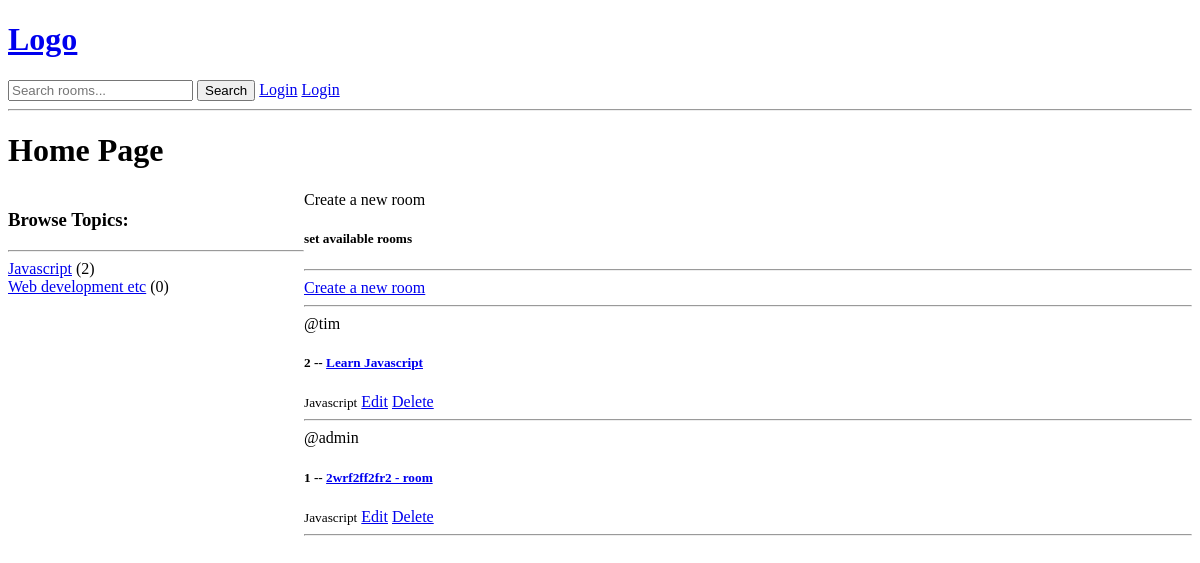
Before: / with the older database file.
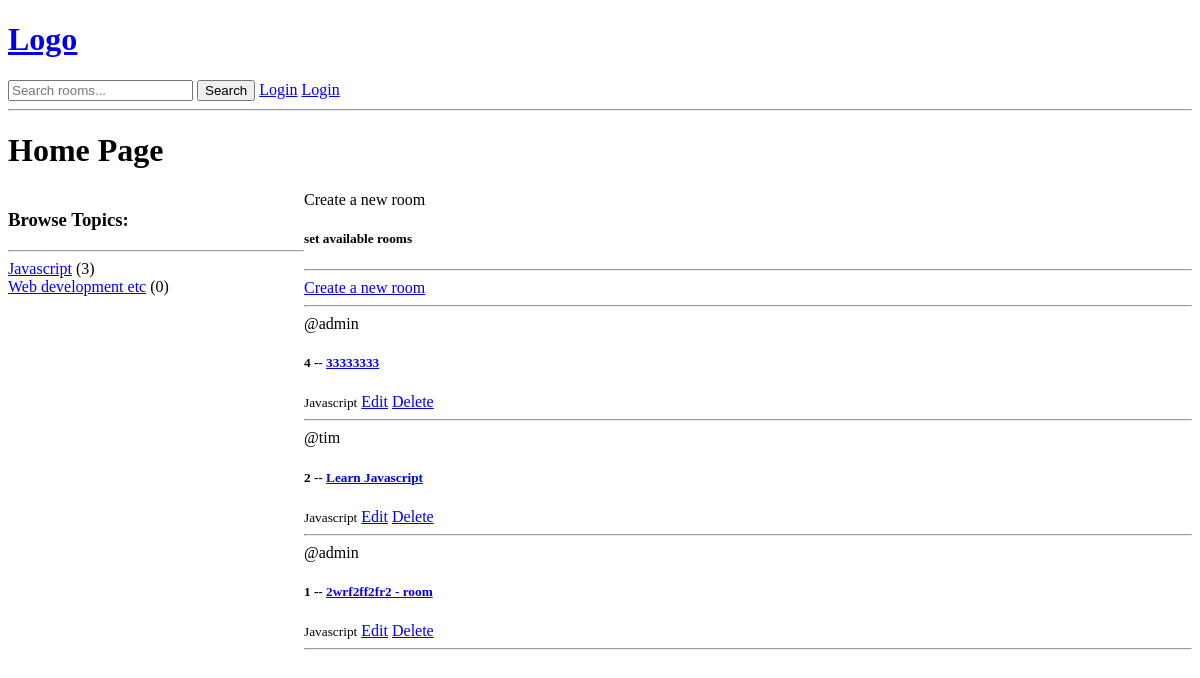
After: the same page with the newer database file.
### base/models.py (models this page shows, shortened)
class Topic(models.Model):
    name = models.CharField(max_length=200)

class Room(models.Model):
    host = models.ForeignKey(User, on_delete=models.SET_NULL, null=True)
    topic = models.ForeignKey(Topic, on_delete=models.SET_NULL, null=True)
    name = models.CharField(max_length=200)
    description = models.TextField(null=True, blank=True)
    updated = models.DateTimeField(auto_now=True)
    created = models.DateTimeField(auto_now_add=True)
    class Meta:
        ordering = ['-updated', '-created'] # Order by updated first, then created

### base/views.py (the view)
# urls.py: path('', views.home, name='home'),
def home(request):
    q = request.GET.get('q') if request.GET.get('q') != None else ''
    rooms = Room.objects.filter(
        Q(topic__name__icontains=q) |
        Q(name__icontains=q) |
        Q(description__icontains=q)
    )
    topics = Topic.objects.all()
    rooms_count = rooms.count()
    context = {'rooms': rooms, 'topics': topics, 'rooms_count': rooms_count}
    return render(request, 'base/home.html', context)

### base/templates/base/home.html (shortened to what this page needs)
{% extends 'main.html' %}
{% block content %}
    <h1>Home Page</h1>
<div class="home-container">
    <div>
        <h3>Browse Topics:</h3>
        <hr>
        {% for topic in topics %}
            <div>
                <a href="{% url 'home' %}?q={{ topic.name }}">{{ topic.name }}</a>
                <span>({{ topic.room_set.count }})</span>
            </div>
        {% endfor %}
    </div>
    <div>
    <a> Create a new room</a>
    <h5>{{room_count}} set available rooms</h5>
    <hr>
    <a href="{% url 'create-room' %}">Create a new room</a>
    <hr>
    <div>
    {% for room in rooms %}
        <div>
            <span>@{{ room.host.username }}</span>
            <h5>{{room.id}} -- <a href="{% url 'room' room.id %}">{{ room.name }}</a></h5>
            <small>{{room.topic.name}}</small>
            <a href="{% url 'update-room' room.id %}">Edit</a>
            <a href="{% url 'delete-room' room.id %}">Delete</a>
            <hr>
        </div>
    {% endfor %}
{% endblock %}

Changed rows visible on the page:
computed for Topic "Javascript": room_set.count "2" → "3"
added Room: host.username "admin", id "4", name "33333333", topic.name "Javascript"
